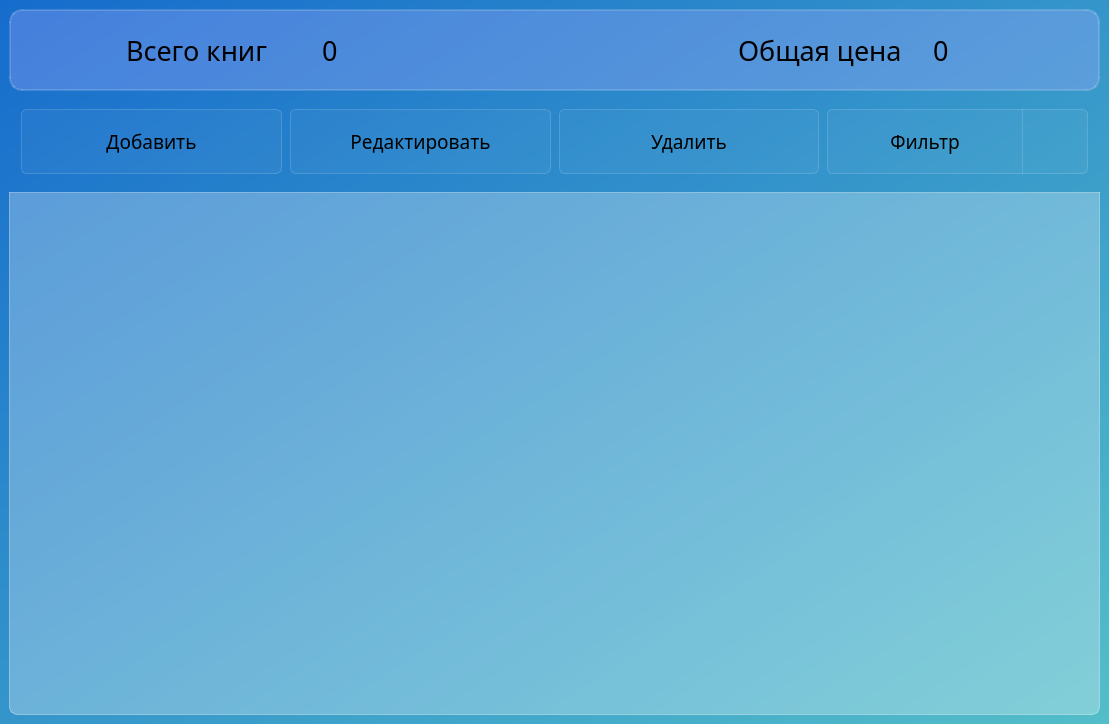
<?xml version="1.0" encoding="UTF-8"?>
<ui version="4.0">
 <class>MainWindow</class>
 <widget class="QMainWindow" name="MainWindow">
  <property name="geometry">
   <rect>
    <x>0</x>
    <y>0</y>
    <width>1109</width>
    <height>724</height>
   </rect>
  </property>
  <property name="windowTitle">
   <string>BookTrack</string>
  </property>
  <property name="styleSheet">
   <string notr="true">background-color: qlineargradient(spread:pad, x1:0, y1:0, x2:1, y2:1, stop:0 rgba(22, 108, 204, 255), stop:1 rgba(83, 190, 201, 255));
</string>
  </property>
  <widget class="QWidget" name="centralwidget">
   <layout class="QVBoxLayout" name="verticalLayout">
    <item>
     <widget class="QFrame" name="info_books_frame">
      <property name="styleSheet">
       <string notr="true">border: 2px solid rgba(255, 255, 255, 40);
background-color: rgb(170, 170, 255, 80);
border-radius: 13px;</string>
      </property>
      <layout class="QHBoxLayout" name="Layout_books_info">
       <item>
        <widget class="QLabel" name="icon_label_1">
         <property name="minimumSize">
          <size>
           <width>0</width>
           <height>60</height>
          </size>
         </property>
         <property name="maximumSize">
          <size>
           <width>100</width>
           <height>16777215</height>
          </size>
         </property>
         <property name="styleSheet">
          <string notr="true">border: none;
background-color:none;
padding-left: 27 px;
</string>
         </property>
         <property name="text">
          <string/>
         </property>
         <property name="pixmap">
          <pixmap resource="res-rc.qrc">:/icons/icons_black/library_books_FILL0_wght400_GRAD0_opsz48.svg</pixmap>
         </property>
         <property name="margin">
          <number>0</number>
         </property>
        </widget>
       </item>
       <item>
        <widget class="QLabel" name="text_label_1">
         <property name="minimumSize">
          <size>
           <width>0</width>
           <height>60</height>
          </size>
         </property>
         <property name="font">
          <font>
           <family>Microsoft YaHei UI Light</family>
           <pointsize>20</pointsize>
           <italic>false</italic>
          </font>
         </property>
         <property name="styleSheet">
          <string notr="true">border: none;
/*font-weight: bold;*/
font-size: 20pt;
background-color:none;
</string>
         </property>
         <property name="text">
          <string>Всего книг</string>
         </property>
        </widget>
       </item>
       <item>
        <widget class="QLabel" name="amount_label">
         <property name="minimumSize">
          <size>
           <width>0</width>
           <height>60</height>
          </size>
         </property>
         <property name="font">
          <font>
           <family>Microsoft YaHei UI Light</family>
           <pointsize>20</pointsize>
          </font>
         </property>
         <property name="styleSheet">
          <string notr="true">border: none;
/*font-weight: bold;*/
font-size: 20pt;
background-color:none;
padding-left: 10px;</string>
         </property>
         <property name="text">
          <string>0</string>
         </property>
        </widget>
       </item>
       <item>
        <widget class="QLabel" name="gap_label">
         <property name="styleSheet">
          <string notr="true">border: none;
/*font-weight: bold;*/
font-size: 20pt;
background-color:none;
padding-left: 20px;</string>
         </property>
         <property name="text">
          <string/>
         </property>
        </widget>
       </item>
       <item>
        <widget class="QLabel" name="icon_label_2">
         <property name="minimumSize">
          <size>
           <width>0</width>
           <height>60</height>
          </size>
         </property>
         <property name="maximumSize">
          <size>
           <width>70</width>
           <height>16777215</height>
          </size>
         </property>
         <property name="styleSheet">
          <string notr="true">border: none;
background-color:none;
padding-left: 15 px;
</string>
         </property>
         <property name="text">
          <string/>
         </property>
         <property name="pixmap">
          <pixmap resource="res-rc.qrc">:/icons/icons_black/attach_money_FILL0_wght400_GRAD0_opsz48.svg</pixmap>
         </property>
        </widget>
       </item>
       <item>
        <widget class="QLabel" name="text_label_2">
         <property name="minimumSize">
          <size>
           <width>0</width>
           <height>60</height>
          </size>
         </property>
         <property name="font">
          <font>
           <family>Microsoft YaHei UI Light</family>
           <pointsize>20</pointsize>
          </font>
         </property>
         <property name="styleSheet">
          <string notr="true">border: none;
/*font-weight: bold;*/
font-size: 20pt;
background-color:none;
</string>
         </property>
         <property name="text">
          <string>Общая цена</string>
         </property>
        </widget>
       </item>
       <item>
        <widget class="QLabel" name="total_price_label">
         <property name="minimumSize">
          <size>
           <width>0</width>
           <height>60</height>
          </size>
         </property>
         <property name="font">
          <font>
           <family>Microsoft YaHei UI Light</family>
           <pointsize>20</pointsize>
          </font>
         </property>
         <property name="styleSheet">
          <string notr="true">border: none;
/*font-weight: bold;*/
font-size: 20pt;
background-color:none;
padding-left: 10px;</string>
         </property>
         <property name="text">
          <string>0</string>
         </property>
        </widget>
       </item>
      </layout>
     </widget>
    </item>
    <item>
     <widget class="QFrame" name="buttons_frame">
      <property name="styleSheet">
       <string notr="true">border:none;
background-color: rgb(255, 255, 255, 0);
</string>
      </property>
      <layout class="QHBoxLayout" name="Layout_buttons">
       <property name="spacing">
        <number>8</number>
       </property>
       <property name="leftMargin">
        <number>12</number>
       </property>
       <property name="topMargin">
        <number>12</number>
       </property>
       <property name="rightMargin">
        <number>12</number>
       </property>
       <property name="bottomMargin">
        <number>12</number>
       </property>
       <item>
        <widget class="QPushButton" name="add_pushButton">
         <property name="minimumSize">
          <size>
           <width>180</width>
           <height>65</height>
          </size>
         </property>
         <property name="font">
          <font>
           <family>Microsoft YaHei UI Light</family>
           <pointsize>14</pointsize>
          </font>
         </property>
         <property name="cursor">
          <cursorShape>ArrowCursor</cursorShape>
         </property>
         <property name="mouseTracking">
          <bool>false</bool>
         </property>
         <property name="autoFillBackground">
          <bool>false</bool>
         </property>
         <property name="styleSheet">
          <string notr="true">QPushButton{
font-size: 14pt;
background-color: rgba(255, 255, 255, 10);
border: 1px solid rgba(255, 255, 255, 40);
border-radius: 6px;
}

QPushButton:hover{
background-color: rgba(255, 255, 255, 40);
}

QPushButton:pressed{
background-color: rgba(255, 255, 255, 80);
}
</string>
         </property>
         <property name="text">
          <string>Добавить</string>
         </property>
         <property name="icon">
          <iconset resource="res-rc.qrc">
           <normaloff>:/icons/icons_black/add_circle_FILL0_wght400_GRAD0_opsz48.svg</normaloff>:/icons/icons_black/add_circle_FILL0_wght400_GRAD0_opsz48.svg</iconset>
         </property>
         <property name="iconSize">
          <size>
           <width>30</width>
           <height>30</height>
          </size>
         </property>
         <property name="autoDefault">
          <bool>false</bool>
         </property>
         <property name="default">
          <bool>false</bool>
         </property>
         <property name="flat">
          <bool>false</bool>
         </property>
        </widget>
       </item>
       <item>
        <widget class="QPushButton" name="edit_pushButton">
         <property name="minimumSize">
          <size>
           <width>180</width>
           <height>65</height>
          </size>
         </property>
         <property name="font">
          <font>
           <family>Microsoft YaHei Light</family>
           <pointsize>14</pointsize>
          </font>
         </property>
         <property name="styleSheet">
          <string notr="true">QPushButton{
font-size: 14pt;
background-color: rgba(255, 255, 255, 10);
border: 1px solid rgba(255, 255, 255, 40);
border-radius: 6px;
}

QPushButton:hover{
background-color: rgba(255, 255, 255, 40);
}

QPushButton:pressed{
background-color: rgba(255, 255, 255, 80);
}</string>
         </property>
         <property name="text">
          <string>Редактировать</string>
         </property>
         <property name="icon">
          <iconset resource="res-rc.qrc">
           <normaloff>:/icons/icons_black/edit_note_FILL0_wght400_GRAD0_opsz48.svg</normaloff>:/icons/icons_black/edit_note_FILL0_wght400_GRAD0_opsz48.svg</iconset>
         </property>
         <property name="iconSize">
          <size>
           <width>30</width>
           <height>30</height>
          </size>
         </property>
        </widget>
       </item>
       <item>
        <widget class="QPushButton" name="del_pushButton">
         <property name="minimumSize">
          <size>
           <width>180</width>
           <height>65</height>
          </size>
         </property>
         <property name="font">
          <font>
           <family>Microsoft YaHei UI Light</family>
           <pointsize>14</pointsize>
          </font>
         </property>
         <property name="styleSheet">
          <string notr="true">QPushButton{
font-size: 14pt;
background-color: rgba(255, 255, 255, 10);
border: 1px solid rgba(255, 255, 255, 40);
border-radius: 6px;
}

QPushButton:hover{
background-color: rgba(255, 255, 255, 40);
}

QPushButton:pressed{
background-color: rgba(255, 255, 255, 80);
}</string>
         </property>
         <property name="text">
          <string>Удалить</string>
         </property>
         <property name="icon">
          <iconset resource="res-rc.qrc">
           <normaloff>:/icons/icons_black/delete_FILL0_wght400_GRAD0_opsz48.svg</normaloff>:/icons/icons_black/delete_FILL0_wght400_GRAD0_opsz48.svg</iconset>
         </property>
         <property name="iconSize">
          <size>
           <width>30</width>
           <height>30</height>
          </size>
         </property>
        </widget>
       </item>
       <item>
        <layout class="QHBoxLayout" name="horizontalLayout">
         <property name="spacing">
          <number>0</number>
         </property>
         <item>
          <widget class="QPushButton" name="filter_pushButton">
           <property name="minimumSize">
            <size>
             <width>195</width>
             <height>65</height>
            </size>
           </property>
           <property name="font">
            <font>
             <family>Microsoft YaHei UI Light</family>
             <pointsize>14</pointsize>
            </font>
           </property>
           <property name="styleSheet">
            <string notr="true">QPushButton{
font-size: 14pt;
background-color: rgba(255, 255, 255, 10);

border-left: 1px solid rgba(255, 255, 255, 40);
border-top: 1px solid rgba(255, 255, 255, 40);
border-bottom: 1px solid rgba(255, 255, 255, 40);

border-top-left-radius: 6px;
border-bottom-left-radius: 6px;
}

QPushButton:hover{
background-color: rgba(255, 255, 255, 40);
}

QPushButton:pressed{
background-color: rgba(255, 255, 255, 80);
}</string>
           </property>
           <property name="text">
            <string>Фильтр</string>
           </property>
           <property name="icon">
            <iconset resource="res-rc.qrc">
             <normaloff>:/icons/icons_black/filter_alt_FILL0_wght400_GRAD0_opsz48.svg</normaloff>:/icons/icons_black/filter_alt_FILL0_wght400_GRAD0_opsz48.svg</iconset>
           </property>
           <property name="iconSize">
            <size>
             <width>30</width>
             <height>30</height>
            </size>
           </property>
          </widget>
         </item>
         <item>
          <widget class="QPushButton" name="update_table_pushButton">
           <property name="minimumSize">
            <size>
             <width>0</width>
             <height>65</height>
            </size>
           </property>
           <property name="maximumSize">
            <size>
             <width>100</width>
             <height>16777215</height>
            </size>
           </property>
           <property name="styleSheet">
            <string notr="true">QPushButton{
font-size: 14pt;
background-color: rgba(255, 255, 255, 10);
border: 1px solid rgba(255, 255, 255, 40);
border-top-right-radius: 6px;
border-bottom-right-radius: 6px;
}

QPushButton:hover{
background-color: rgba(255, 255, 255, 40);
}

QPushButton:pressed{
background-color: rgba(255, 255, 255, 80);
}</string>
           </property>
           <property name="text">
            <string/>
           </property>
           <property name="icon">
            <iconset resource="res-rc.qrc">
             <normaloff>:/icons/icons_black/sync_FILL0_wght400_GRAD0_opsz48.svg</normaloff>:/icons/icons_black/sync_FILL0_wght400_GRAD0_opsz48.svg</iconset>
           </property>
           <property name="iconSize">
            <size>
             <width>35</width>
             <height>35</height>
            </size>
           </property>
          </widget>
         </item>
        </layout>
       </item>
      </layout>
     </widget>
    </item>
    <item>
     <widget class="QTableView" name="tableView">
      <property name="font">
       <font>
        <family>Microsoft YaHei UI Light</family>
        <pointsize>16</pointsize>
        <stylestrategy>PreferDefault</stylestrategy>
       </font>
      </property>
      <property name="styleSheet">
       <string notr="true">QTableView{
border: 1px solid rgba(255, 255, 255, 90);
background-color: rgba(255, 255, 255, 70);
border-bottom-left-radius: 8px;
border-bottom-right-radius: 8px; 
}

QHeaderView::section {
background-color: rgb(0, 159, 203);
border: 1px solid rgba(255, 255, 255, 100);
height: 50px;
font-size: 18pt;
font: 25 18pt &quot;Microsoft YaHei UI Light&quot;;
}

QTableView::item {
    border-style: none;
    border-bottom: 1px solid rgba(255,255,255,50);
    border-right: 1px solid rgba(255,255,255,50);

}

QTableView::item:selected{
    border:  rgba(255, 255, 255, 90);
    color: black;
    background-color: rgba(255, 255, 255, 70);
}


</string>
      </property>
      <property name="verticalScrollBarPolicy">
       <enum>Qt::ScrollBarAlwaysOff</enum>
      </property>
      <property name="horizontalScrollBarPolicy">
       <enum>Qt::ScrollBarAlwaysOff</enum>
      </property>
      <property name="sizeAdjustPolicy">
       <enum>QAbstractScrollArea::AdjustToContentsOnFirstShow</enum>
      </property>
      <property name="textElideMode">
       <enum>Qt::ElideRight</enum>
      </property>
      <property name="showGrid">
       <bool>false</bool>
      </property>
      <property name="sortingEnabled">
       <bool>true</bool>
      </property>
      <attribute name="horizontalHeaderDefaultSectionSize">
       <number>155</number>
      </attribute>
      <attribute name="horizontalHeaderMinimumSectionSize">
       <number>100</number>
      </attribute>
      <attribute name="horizontalHeaderStretchLastSection">
       <bool>true</bool>
      </attribute>
      <attribute name="verticalHeaderVisible">
       <bool>false</bool>
      </attribute>
     </widget>
    </item>
   </layout>
  </widget>
 </widget>
 <resources>
  <include location="res-rc.qrc"/>
 </resources>
 <connections/>
</ui>
